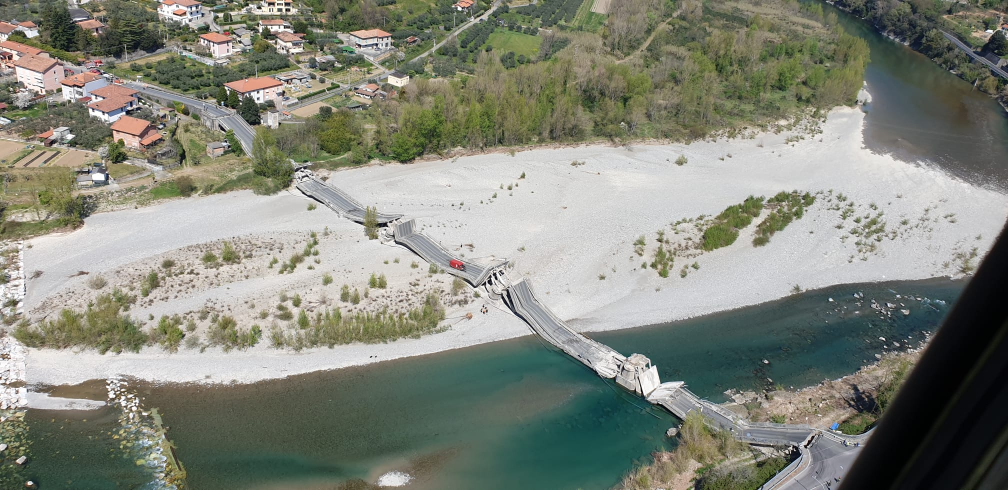
#> input picture images_origin/ponte.jpeg, 2016 x 980 px, found by its file name (shown at 1/2 size)
$ python pillow2.py
#> lines starting #> are read from the running program, lines starting #| are printed output that depends on the picture
# importing Image class from PIL package
from PIL import Image

# creating a object
image = Image.open("/Users/valmik/Downloads/ponte.jpeg")
#> image is the input picture: PIL image 2016x980 RGB; mean R, G, B 131.6, 134.6, 123.2
MAX_SIZE = (500, 500)

image.thumbnail(MAX_SIZE)
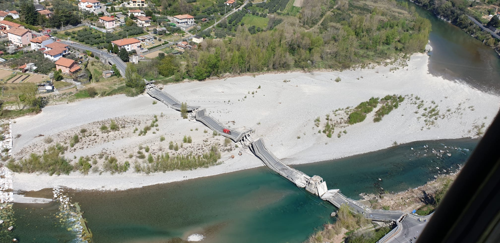
#> image: PIL image 500x243 RGB; mean R, G, B 131.7, 134.7, 123.4

# creating thumbnail
image.save('/Users/valmik/Downloads/ponte_thumbail.jpeg')
image.show()

$ run again, with images_origin/vertical.jpeg copied over images_origin/ponte.jpeg
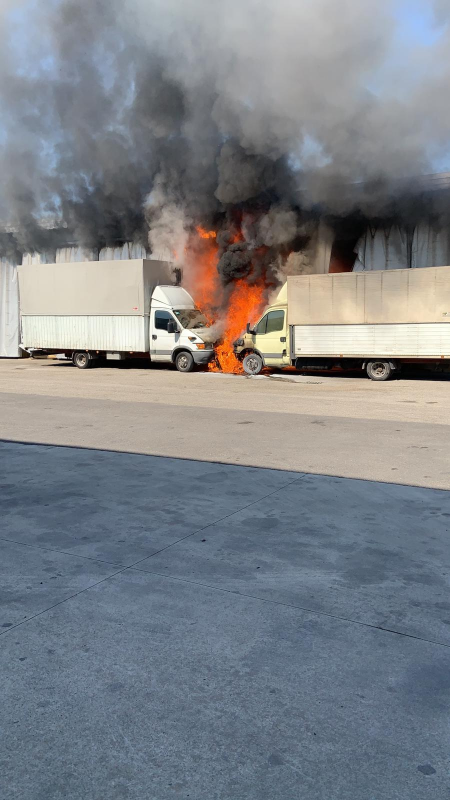
#> input picture images_origin/vertical.jpeg, 900 x 1600 px, found by its file name (shown at 1/2 size)
#> image is the input picture: PIL image 900x1600 RGB; mean R, G, B 125.6, 129.5, 134.6
#> `image.thumbnail(MAX_SIZE)`:
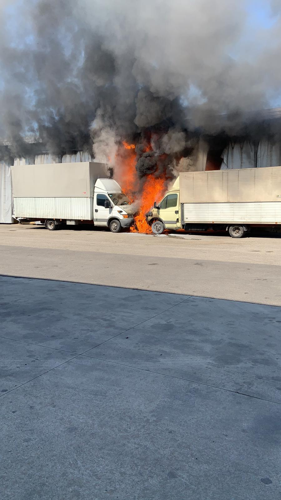
#> image: PIL image 281x500 RGB; mean R, G, B 125.6, 129.5, 134.6

$ run again, with images_origin/Pianeta.jpg copied over images_origin/ponte.jpeg
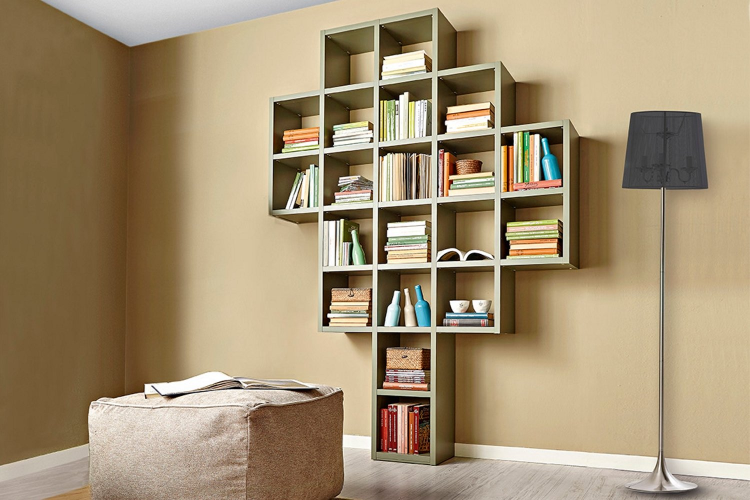
#> input picture images_origin/Pianeta.jpg, 1500 x 1000 px, found by its file name (shown at 1/2 size)
#> image is the input picture: PIL image 1500x1000 RGB; mean R, G, B 163.6, 145.1, 114.9
#> `image.thumbnail(MAX_SIZE)`:
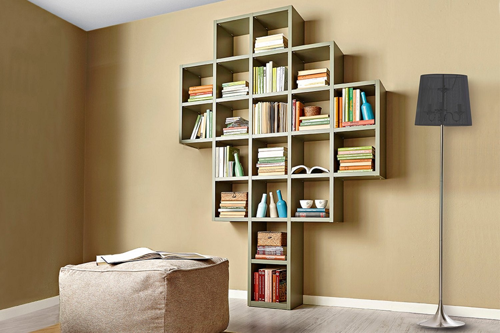
#> image: PIL image 500x333 RGB; mean R, G, B 163.6, 145.1, 114.9
